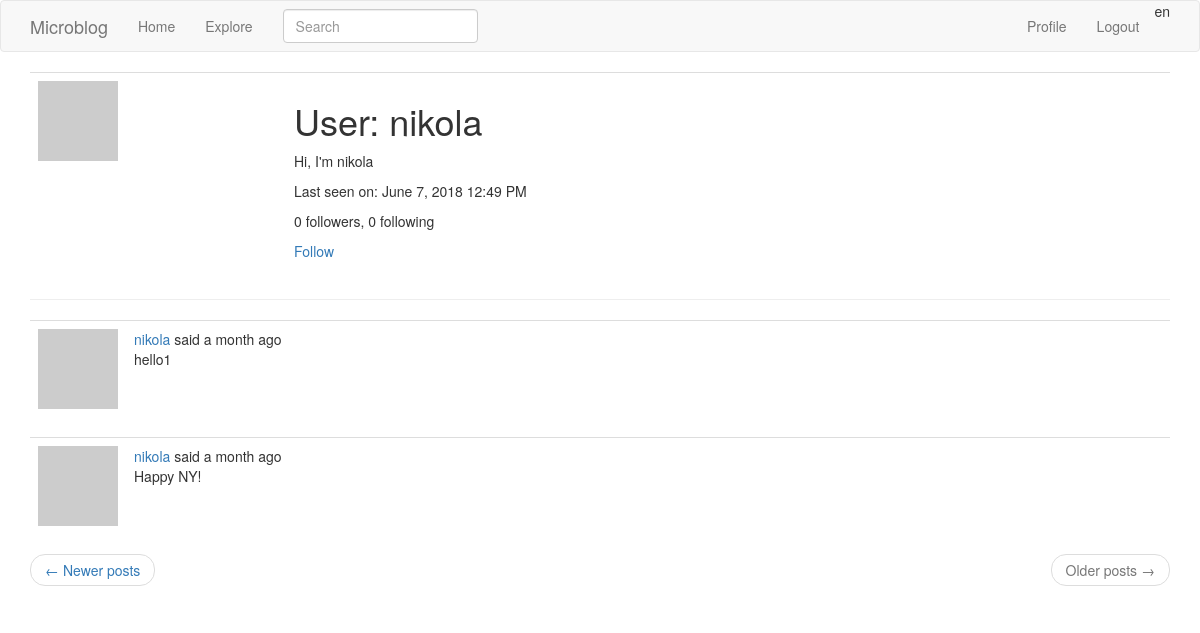
/user/nikola?page=2 (signed in), run on an earlier commit of the app's database.
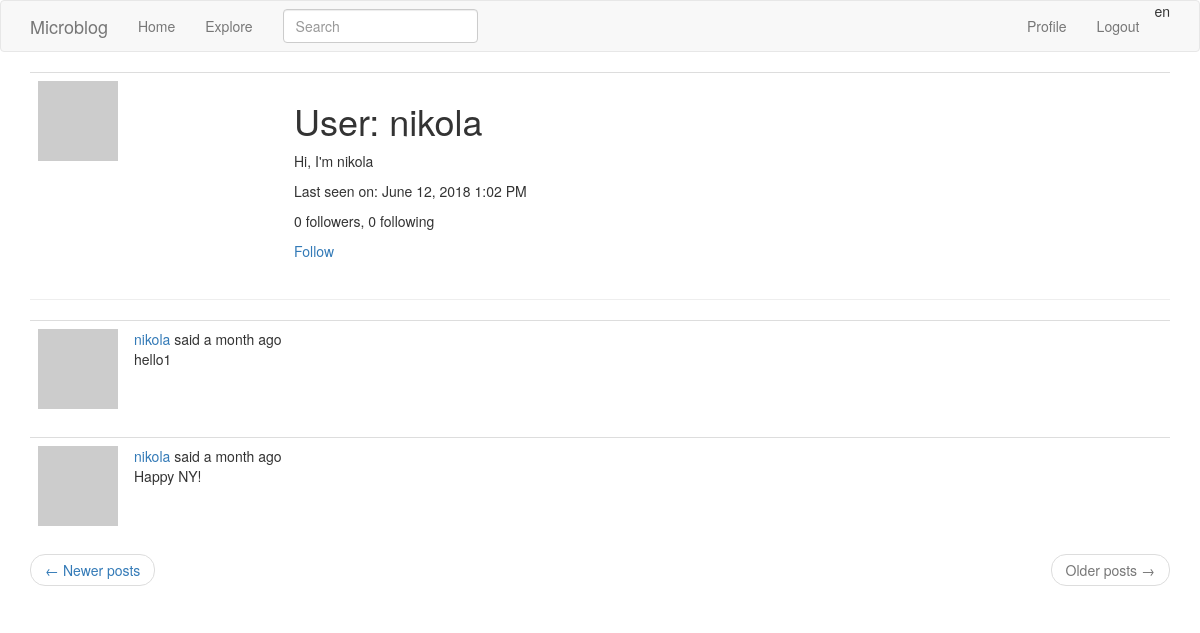
And on a later commit of the database.
### app1/models.py (models this page shows, shortened)
class User(UserMixin, db.Model):
    id = db.Column(db.Integer, primary_key=True)
    username = db.Column(db.String(64), index=True, unique=True)
    email = db.Column(db.String(120), index=True, unique=True)
    password_hash = db.Column(db.String(128))
    posts = db.relationship('Post', backref='author', lazy='dynamic')
    about_me = db.Column(db.String(140))
    last_seen = db.Column(db.DateTime, default=datetime.utcnow)
    follows = db.relationship(
        'User', secondary=followers,
        primaryjoin=(followers.c.follower_id == id),
        secondaryjoin=(followers.c.followed_id == id),
        backref=db.backref('followers', lazy='dynamic'), lazy='dynamic')
    def avatar(self, size):
        digest = md5(self.email.lower().encode('utf-8')).hexdigest()
        return 'https://www.gravatar.com/avatar/{}?d=identicon&s={}'.format(digest, size)
    def is_following(self, user):
        return self.follows.filter(followers.c.followed_id == user.id).count() > 0

### app1/main/routes.py (the view)
@bp.route('/user/<username>')
@login_required
def user(username):
    user = User.query.filter_by(username=username).first_or_404()
    page = request.args.get('page', 1, type=int)
    posts = user.posts.order_by(Post.timestamp.desc()).paginate(
        page, current_app.config['POSTS_PER_PAGE'], False)
    next_url = url_for('main.user', username=user.username,
                       page=posts.next_num) if posts.has_next else None
    prev_url = url_for('main.user', username=user.username,
                       page=posts.prev_num) if posts.has_prev else None
    return render_template('main/user.html', user=user, posts=posts.items,
                           next_url=next_url, prev_url=prev_url)

### app1/main/forms.py
class SearchForm(FlaskForm):
    q = StringField(_l('Search'), validators=[DataRequired()])
    def __init__(self, *args, **kwargs):
        if 'formdata' not in kwargs:
            kwargs['formdata'] = request.args
        if 'csrf_enabled' not in kwargs:
            kwargs['csrf_enabled'] = False
        super(SearchForm, self).__init__(*args, **kwargs)

### app1/main/routes.py (called while the page is built)
@bp.before_app_request
def before_request():
    if current_user.is_authenticated:
        current_user.last_seen = datetime.utcnow()
        db.session.commit()
        g.search_form = SearchForm()
    g.locale = str(get_locale())

### app1/models.py (called while the page is built)
@login.user_loader
def load_user(id):
    return User.query.get(int(id))

    @classmethod
    def before_commit(cls, session):
        session._changes = {
            'add': [obj for obj in session.new if isinstance(obj, cls)],
            'update': [obj for obj in session.dirty if isinstance(obj, cls)],
            'delete': [obj for obj in session.deleted if isinstance(obj, cls)]
        }

### app1/templates/main/user.html
{% extends 'main/base.html' %}
{% block app_content %}
    <table class="table table-hover">
        <tr>
            <td width="256px"><img src="{{ user.avatar(256) }}"></td>
            <td>
                <h1>{{ _('User') }}: {{ user.username }}</h1>
                {% if user.about_me %}<p>{{ user.about_me }}</p>{% endif %}
                {% if user.last_seen %}
                <p>{{ _('Last seen on') }}: {{ moment(user.last_seen).format('LLL') }}</p>{% endif %}
                <p>{{ _('%(count)d followers', count=user.followers.count()) }},
                    {{ _('%(count)d following', count=user.follows.count()) }}</p>
                {% if user == current_user %}
                <p><a href="{{ url_for('main.edit_profile') }}">{{ _('Edit your profile') }}</a></p>
                {% elif not current_user.is_following(user) %}
                <p><a href="{{ url_for('main.follow', username=user.username) }}">{{ _('Follow') }}</a></p>
                {% else %}
                <p><a href="{{ url_for('main.unfollow', username=user.username) }}">{{ _('Unfollow') }}</a></p>
                {% endif %}
            </td>
        </tr>
    </table>
    <hr>
    {% for post in posts %}
   		{% include 'main/_post.html' %}
    {% endfor %}
    <nav aria-label="...">
        <ul class="pager">
            <li class="previous{% if not prev_url %} disabled{% endif %}">
                <a href="{{ prev_url or '#' }}">
                    <span aria-hidden="true">&larr;</span> {{ _('Newer posts') }}
                </a>
            </li>
            <li class="next{% if not next_url %} disabled{% endif %}">
                <a href="{{ next_url or '#' }}">
                   {{ _('Older posts') }} <span aria-hidden="true">&rarr;</span>
                </a>
            </li>
        </ul>
    </nav>
{% endblock %}

What changed in the data, as far as the page shows it:
changed User "nikola": last_seen "June 7, 2018 12:49 PM" → "June 12, 2018 1:02 PM"
